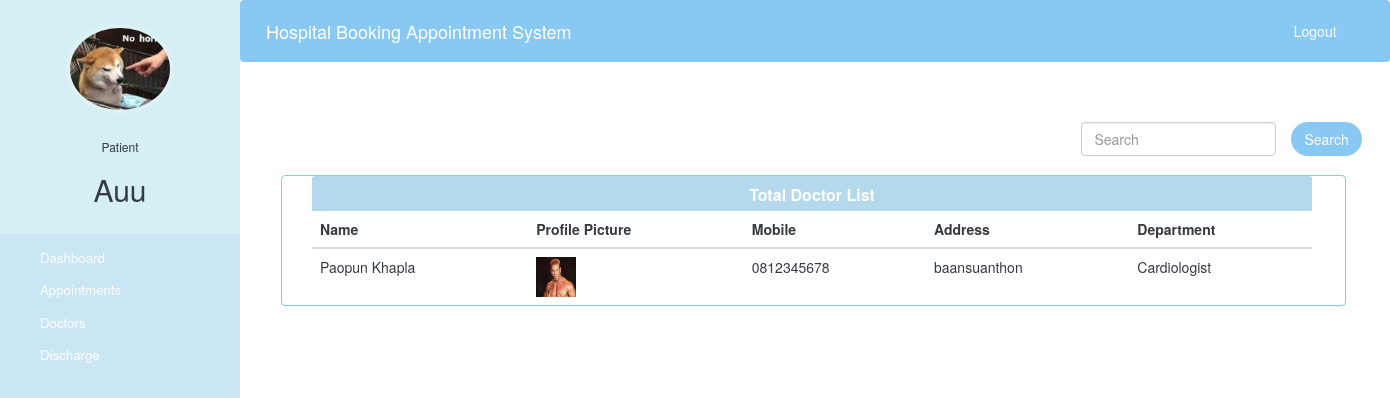
/patient-view-doctor (signed in), run on the app's committed database.
### hospital/models.py (models this page shows, shortened)
class Patient(models.Model):
    user = models.OneToOneField(User, on_delete=models.CASCADE)
    profile_pic = models.ImageField(upload_to='hospital/static/profile_pic/PatientProfilePic/', null=True, blank=True)
    address = models.CharField(max_length=40)
    mobile = models.CharField(max_length=20, null=False)
    symptoms = models.CharField(max_length=100, null=False)
    assignedDoctorId = models.PositiveIntegerField(null=True)
    admitDate = models.DateField(auto_now=True)
    status = models.BooleanField(default=False)

class Doctor(models.Model):
    user = models.OneToOneField(User, on_delete=models.CASCADE)
    profile_pic = models.ImageField(upload_to='hospital/static/profile_pic/DoctorProfilePic', null=True, blank=True)
    address = models.CharField(max_length=40)
    mobile = models.CharField(max_length=20, null=True)
    department = models.CharField(max_length=50, choices=departments, default='Cardiologist')
    status = models.BooleanField(default=False)
    @property
    def get_name(self):
        return self.user.first_name+" "+self.user.last_name

### hospital/views.py (the view)
# urls.py: path('patient-view-doctor', views.patient_view_doctor_view,name='patient-view-doctor'),
def patient_view_doctor_view(request):
    doctors=models.Doctor.objects.all().filter(status=True)
    patient=models.Patient.objects.get(user_id=request.user.id) #for profile picture of patient in sidebar
    return render(request,'hospital/patient_view_doctor.html',{'patient':patient,'doctors':doctors})

### hospital/templates/hospital/patient_view_doctor.html (shortened to what this page needs)
{% extends 'hospital/patient_base.html' %} {% block content %} {%load static%}
<head>
    <link href="//netdna.bootstrapcdn.com/bootstrap/3.0.0/css/bootstrap.min.css" rel="stylesheet" id="bootstrap-css">
</head>
<div class="container">
    <form action="/searchdoctor" method="get" style="margin-left:74%;" class="form-inline my-2 my-lg-0">
        <input class="form-control mr-sm-2" type="search" placeholder="Search" name="query" id="query" aria-label="Search">
        <button class="btn btn-outline-success my-2 my-sm-0" type="submit" style="background-color: rgba(137, 200, 242, 1);color:white;border-radius: 40px;margin-left: 10px;">Search</button>
    </form>
    {% if doctors %}
    <div class="panel panel-primary" style="margin-top: 0.50cm; border-color: rgba(137, 200, 242, 1);width: 106.5rem;margin-left: 0.55cm;">
        <div class="panel-heading" style="background:rgba(181, 217, 236, 1); border-color:rgba(181, 217, 236, 1) ; text-align:center;
    width: 100rem; height: 3.5rem; margin-left: 0.8cm;">
            <h6 class="panel-title" style="font-weight: bold;"> Total Doctor List</h6>
        </div>
        <table class="table table-hover" id="dev-table" style="color: #343A40; margin-left: 0.8cm; width: 100rem;;">
            <thead>
                <tr>
                    <th>Name</th>
                    <th>Profile Picture</th>
                    <th>Mobile</th>
                    <th>Address</th>
                    <th>Department</th>
                </tr>
            </thead>
            {% for d in doctors %}
            <tr>
                <td> {{d.get_name}}</td>
                <td> <img src="{{ d.profile_pic.url }}" alt="Profile Pic" height="40px" width="40px" /></td>
                <td>{{d.mobile}}</td>
                <td>{{d.address}}</td>
                <td>{{d.department}}</td>
            </tr>
            {% endfor %}
        </table>
    </div>
    {%else%}
    <br><br><br>
    <h4 style="text-align: center;color:rgba(137, 200, 242, 1);"> No Doctor Found. Please try again.</h4>
    {% endif %}
</div>
{% endblock content %}

### hospital/templates/hospital/patient_base.html (shortened to what this page needs)
<!DOCTYPE html> {% load static %}
<html lang="en">
<head>
    <link rel="stylesheet" href="https://stackpath.bootstrapcdn.com/bootstrap/4.3.1/css/bootstrap.min.css">
    <link rel="stylesheet" href="https://maxcdn.bootstrapcdn.com/font-awesome/4.7.0/css/font-awesome.min.css">
</head>
<body>
    <nav class="menu" tabindex="0">
        <header class="avatar">
            <img src="{{ patient.profile_pic.url }}" alt="Profile Pic" />
            <br><br>
            <h6>Patient</h6>
            <h2>{{request.user.first_name}}</h2>
        </header>
        <ul>
            <li tabindex="0" class="icon-dashboard"> <a style="color:white; text-decoration:none;" href="/patient-dashboard"><span>Dashboard</span></a> </li>
            <li tabindex="0" class="icon-calendar"> <a style="color:white; text-decoration:none;" href="/patient-appointment"><span>Appointments</span></a></li>
            <li tabindex="0" class="icon-users"> <a style="color:white; text-decoration:none;" href="/patient-view-doctor"><span>Doctors</span></a></li>
            <li tabindex="0" class="icon-users"> <a style="color:white; text-decoration:none;" href="/patient-discharge"><span>Discharge</span></a></li>
        </ul>
    </nav>
    <main>
        <div class="bs-example">
            <nav class="navbar navbar-expand-md  navbar-dark fixed-top" style="background:#89C8F2;">
                <a href="/patient-dashboard" class="navbar-brand">Hospital Booking Appointment System</a>
                <div class="collapse navbar-collapse justify-content-between" id="navbarCollapse">
                    <div class="navbar-nav" style=" margin-left: 90%;">
                        <a href="/logout" class="nav-item nav-link" style="color: #fff">Logout</a>
                    </div>
                </div>
            </nav>
        </div>
        <br><br>
        {% block content %} {% endblock content %}
        <br><br><br><br><br><br><br>
        <br>
    </main>
</body>
</html>

### hospital/templates/hospital/patient_base.html (style rules this page uses)
a:link { text-decoration: none; }
a { color: white; }
body { padding-left: 240px; }
main { position: relative; height: 100vh; }
.menu { background: #CAE5F3; color: rgba(52, 58, 64, 1); height: 100vh; width: 240px; position: fixed; top: 0px; left: 0; z-index: 5; outline: none; }
.menu .avatar { background: #D5EFF4; padding: 2em 0.5em; text-align: center; }
.menu .avatar img { width: 100px; border-radius: 50%; overflow: hidden; box-shadow: 0 0 0 4px rgba(255, 255, 255, 0.2); }
.menu .avatar h2 { font-weight: normal; margin-bottom: 0; }
.menu ul { list-style: none; padding: 0.5em 0; margin: 0; }
.menu ul li { padding: 0.5em 1em 0.5em 3em; font-size: 0.95em; font-weight: regular; background-repeat: no-repeat; background-position: left 15px center; background-size: auto 20px; transition: all 0.15s linear; cursor: pointer; }
.menu ul li.icon-dashboard { background-image: url("http://www.entypo.com/images//gauge.svg"); }
.menu ul li.icon-users { background-image: url("http://www.entypo.com/images//users.svg"); }
.menu ul li.icon-calendar { background-image: url("http://www.entypo.com/images//calendar.svg"); }

### hospital/templates/hospital/patient_view_doctor.html (style rules this page uses)
a:link { text-decoration: none; }
h6 { text-align: center; }

### data on the page
Patient: profile_pic (picture)
Doctor: get_name "Paopun Khapla", profile_pic (picture), mobile "0812345678", address "baansuanthon", department "Cardiologist"

### other printed values
{{ request.user.first_name }} "Auu"
